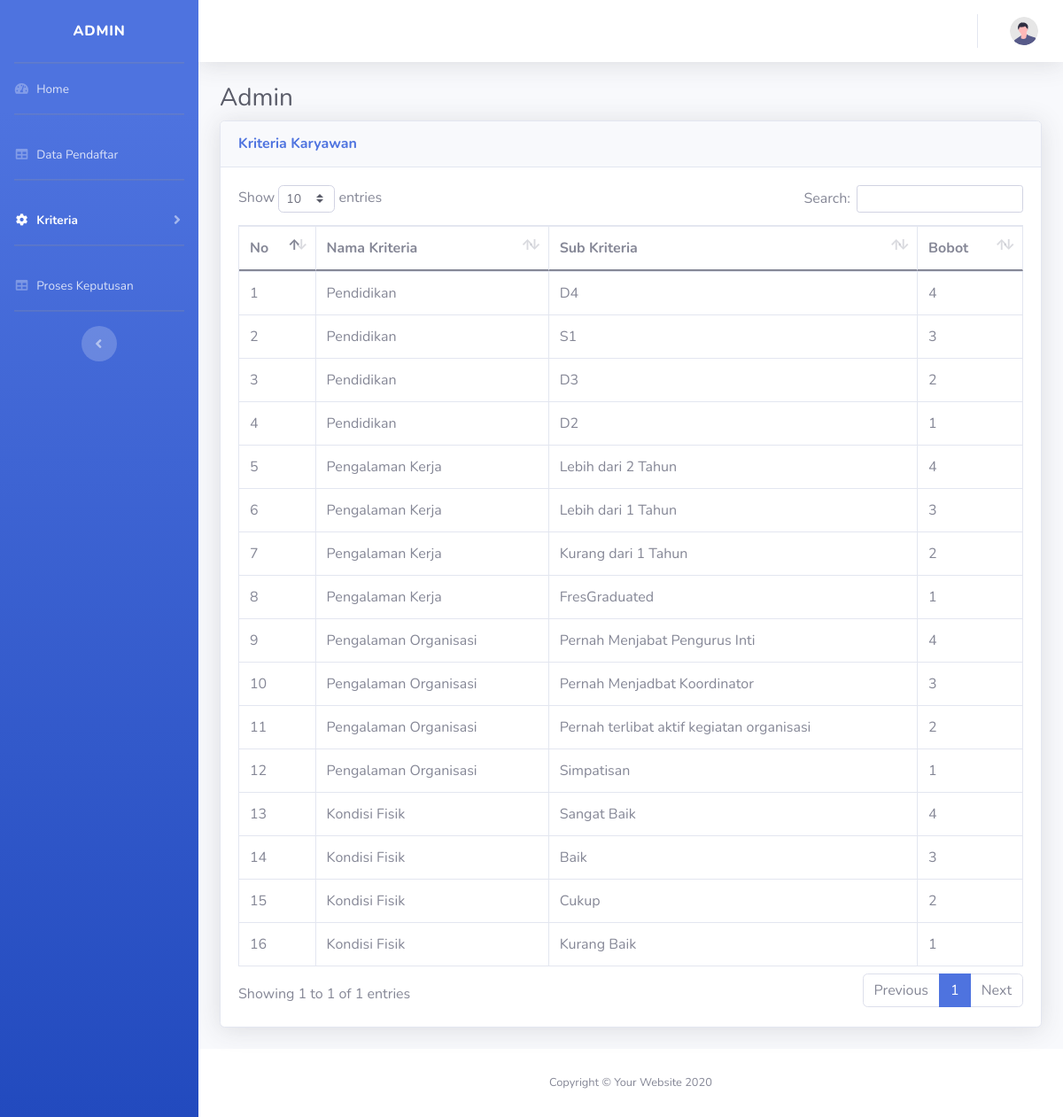
/admin/kriteria_karyawan.php (signed in), run on the app's committed database.
### tables this page shows
CREATE TABLE `tbl_sub_kriteria` (
  `id` int(50) NOT NULL AUTO_INCREMENT,
  `nama_sub_kriteria` varchar(50) NOT NULL,
  `bobot` int(11) NOT NULL,
  `id_kriteria` varchar(50) NOT NULL,
  PRIMARY KEY (`id`),
  KEY `id_kriteria` (`id_kriteria`),
  CONSTRAINT `tbl_sub_kriteria_ibfk_1` FOREIGN KEY (`id_kriteria`) REFERENCES `tbl_kriteria` (`id`) ON DELETE CASCADE ON UPDATE CASCADE
);

CREATE TABLE `tbl_kriteria` (
  `id` varchar(20) NOT NULL,
  `nama_kriteria` varchar(50) NOT NULL,
  PRIMARY KEY (`id`)
);

### admin/function/global.php (called while the page is built, shortened)
<?php
require 'connection.php';
function query_data($data)
{
    global $conn;
    $result = mysqli_query($conn, $data);
    $rows = [];
    while ($row = mysqli_fetch_assoc($result)) {
        $rows[] = $row;
    }
    return $rows;
}

### admin/kriteria_karyawan.php (the view, shortened to what this page needs)
<?php
require './function/global.php';
$karyawans = query_data('SELECT tbl_kriteria.nama_kriteria,
tbl_sub_kriteria.nama_sub_kriteria,
tbl_sub_kriteria.bobot
FROM tbl_kriteria INNER JOIN tbl_sub_kriteria
ON tbl_sub_kriteria.id_kriteria = tbl_kriteria.id');
?>
<!DOCTYPE html>
<html lang="en">
<head>
    <?php
    require 'views/link.php';
    ?>
</head>
<body id="page-top">
    <div id="wrapper">
        <?php
        require 'views/sidebar.php';
        ?>
        <div id="content-wrapper" class="d-flex flex-column">
            <div id="content">
                <?php
                require 'views/navbar.php';
                ?>
                <div class="container-fluid">
                    <h1 class="h3 mb-2 text-gray-800">Admin</h1>
                    <div class="card shadow mb-4">
                        <div class="card-header py-3">
                            <h6 class="m-0 font-weight-bold text-primary">Kriteria Karyawan</h6>
                        </div>
                        <div class="card-body">
                            <div class="table-responsive">
                                <table class="table table-bordered" id="dataTable" width="100%" cellspacing="0">
                                    <thead>
                                        <tr>
                                            <th>No</th>
                                            <th>Nama Kriteria</th>
                                            <th>Sub Kriteria</th>
                                            <th>Bobot</th>
                                        </tr>
                                    </thead>
                                    <tbody>
                                        <?php
                                        $no = 1;
                                        foreach ($karyawans as $karyawan) :
                                        ?>
                                        <tr>
                                            <td>
                                                <?= $no ?>
                                            </td>
                                            <td>
                                            <?= $karyawan['nama_kriteria'] ?>
                                            </td>
                                            <td>
                                                <?= $karyawan['nama_sub_kriteria'] ?>
                                            </td>
                                            <td>
                                                <?= $karyawan['bobot'] ?>
                                            </td>
                                        </tr>
                                        <?php
                                        $no++;
                                        ?>
                                    </tbody>
                                    <?php
                                        endforeach;
                                    ?>
                                </table>
                            </div>
                        </div>
                    </div>
                </div>
            </div>
            <?php
            require 'views/footer.php';
            ?>
        </div>
    </div>
</body>
</html>

### data on the page
tbl_sub_kriteria: id_kriteria.nama_kriteria "Pendidikan", nama_sub_kriteria "D4", bobot "4"
tbl_sub_kriteria: id_kriteria.nama_kriteria "Pendidikan", nama_sub_kriteria "S1", bobot "3"
tbl_sub_kriteria: id_kriteria.nama_kriteria "Pendidikan", nama_sub_kriteria "D3", bobot "2"
tbl_sub_kriteria: id_kriteria.nama_kriteria "Pendidikan", nama_sub_kriteria "D2", bobot "1"
tbl_sub_kriteria: id_kriteria.nama_kriteria "Pengalaman Kerja", nama_sub_kriteria "Lebih dari 2 Tahun", bobot "4"
tbl_sub_kriteria: id_kriteria.nama_kriteria "Pengalaman Kerja", nama_sub_kriteria "Lebih dari 1 Tahun", bobot "3"
tbl_sub_kriteria: id_kriteria.nama_kriteria "Pengalaman Kerja", nama_sub_kriteria "Kurang dari 1 Tahun", bobot "2"
tbl_sub_kriteria: id_kriteria.nama_kriteria "Pengalaman Kerja", nama_sub_kriteria "FresGraduated", bobot "1"
tbl_sub_kriteria: id_kriteria.nama_kriteria "Pengalaman Organisasi", nama_sub_kriteria "Pernah Menjabat Pengurus Inti", bobot "4"
tbl_sub_kriteria: id_kriteria.nama_kriteria "Pengalaman Organisasi", nama_sub_kriteria "Pernah Menjadbat Koordinator", bobot "3"
tbl_sub_kriteria: id_kriteria.nama_kriteria "Pengalaman Organisasi", nama_sub_kriteria "Pernah terlibat aktif kegiatan organisasi", bobot "2"
tbl_sub_kriteria: id_kriteria.nama_kriteria "Pengalaman Organisasi", nama_sub_kriteria "Simpatisan", bobot "1"
tbl_sub_kriteria: id_kriteria.nama_kriteria "Kondisi Fisik", nama_sub_kriteria "Sangat Baik", bobot "4"
tbl_sub_kriteria: id_kriteria.nama_kriteria "Kondisi Fisik", nama_sub_kriteria "Baik", bobot "3"
tbl_sub_kriteria: id_kriteria.nama_kriteria "Kondisi Fisik", nama_sub_kriteria "Cukup", bobot "2"
tbl_sub_kriteria: id_kriteria.nama_kriteria "Kondisi Fisik", nama_sub_kriteria "Kurang Baik", bobot "1"
